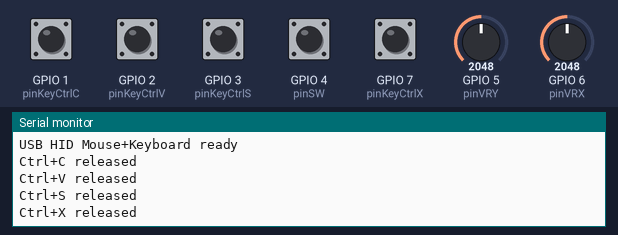
Bench run of a program on a simulated ESP32. Shown: the last lines printed to the serial monitor. The test bench sets the inputs (shaded band); at power-on: GPIO 1 (pinKeyCtrlC), GPIO 2 (pinKeyCtrlV), GPIO 3 (pinKeyCtrlS), GPIO 4 (pinSW), GPIO 7 (pinKeyCtrlX) HIGH, GPIO 5 (pinVRY) = 2048, GPIO 6 (pinVRX) = 2048 (analog values on the 0–4095 scale). USB keyboard and mouse output is not drawn.

Above: at 1.6 s.
1.7 s: GPIO 1 (pinKeyCtrlC) pulled LOW for 0.15 s
At 2.7 s:
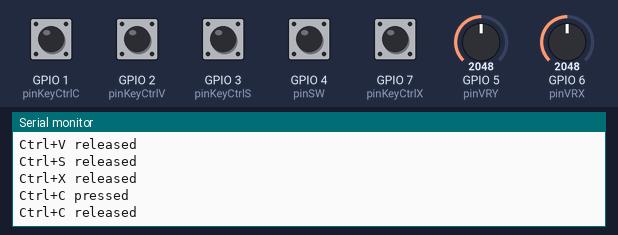
3.3 s: GPIO 2 (pinKeyCtrlV) pulled LOW for 0.15 s
At 4.6 s:
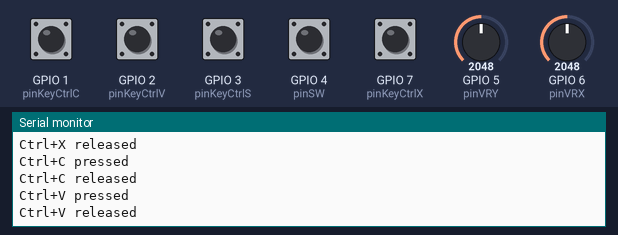
4.9 s: GPIO 3 (pinKeyCtrlS) pulled LOW for 0.15 s
At 6.2 s:
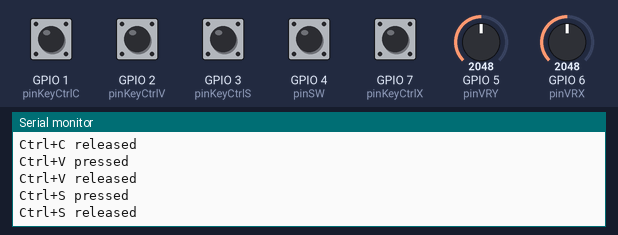
6.5 s: GPIO 4 (pinSW) pulled LOW for 0.15 s
At 7.8 s:
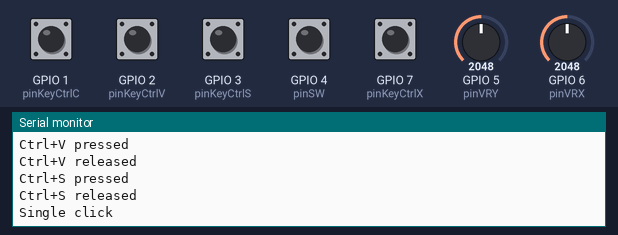
8.1 s: GPIO 7 (pinKeyCtrlX) pulled LOW for 0.15 s
At 8.27 s:
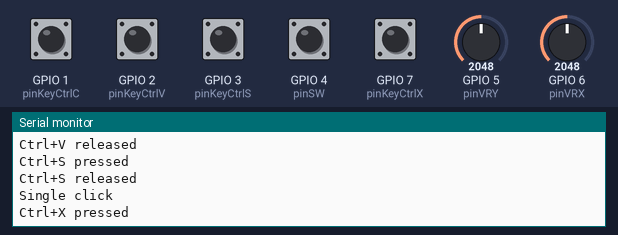
9.7 s: GPIO 1 (pinKeyCtrlC) driven LOW and GPIO 4 (pinSW) driven LOW
At 11.6 s:
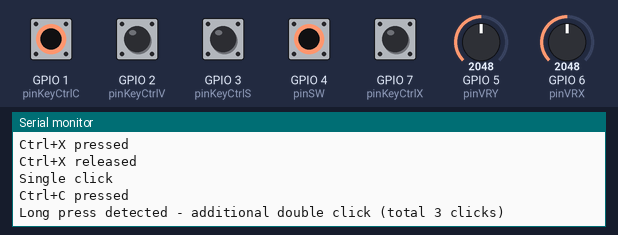

Measured:
- after the input at 1.7 s, the serial monitor: prints a new line at once (image 1)
- after the input at 3.3 s, the serial monitor: prints a new line after 0.05 s (image 2)
- after the input at 4.9 s, the serial monitor: prints a new line after 0.05 s (image 3)
- after the input at 6.5 s, the serial monitor: prints a new line at once (image 4)
- after the input at 8.1 s, the serial monitor: prints a new line after 0.05 s (image 5)
- after the input at 9.7 s, the serial monitor: prints a new line after 0.05 s (image 6)

The program:

main.cpp
```cpp
#include <Arduino.h>
#include "USB.h"
#include "USBHIDMouse.h"
#include "USBHIDKeyboard.h"

USBHIDMouse Mouse;
USBHIDKeyboard Keyboard;

const int pinVRX = 6;
const int pinVRY = 5;
const int pinSW  = 4;
const int pinKeyCtrlC = 1;
const int pinKeyCtrlV = 2;
const int pinKeyCtrlS = 3;
const int pinKeyCtrlX = 7;

const int DEADZONE = 50;
const int MAX_SPEED = 10;
const int SAMPLES = 4;
const unsigned long POLL_INTERVAL = 10;
const unsigned long DEBOUNCE_MS = 30;

int joyCenterX = 2048;
int joyCenterY = 2048;

unsigned long lastPoll = 0;
unsigned long lastBtnChange = 0;
bool lastBtnRaw = HIGH;
bool btnStable = HIGH;

unsigned long lastKeyChange = 0;
bool lastKeyRaw = HIGH;
bool keyStable = HIGH;

unsigned long lastKeyVChange = 0;
bool lastKeyVRaw = HIGH;
bool keyVStable = HIGH;

unsigned long lastKeySChange = 0;
bool lastKeySRaw = HIGH;
bool keySStable = HIGH;

unsigned long lastKeyXChange = 0;
bool lastKeyXRaw = HIGH;
bool keyXStable = HIGH;

unsigned long doubleClickTimer = 0;
int doubleClickState = 0; // 0=待機, 1=1回目クリック完了, 2=2回目クリック完了

unsigned long btnPressStart = 0;
bool longPressTriggered = false;

int readSmoothed(int pin) {
  long sum = 0;
  for(int i=0;i<SAMPLES;i++) sum += analogRead(pin);
  return sum / SAMPLES;
}

int applyDeadzoneAndScale(int delta) {
  if (abs(delta) <= DEADZONE) return 0;
  int sign = delta > 0 ? 1 : -1;
  int absDelta = abs(delta);
  int scaled = map(absDelta, DEADZONE, 2048, 0, MAX_SPEED);
  return sign * constrain(scaled, 0, MAX_SPEED);
}

void calibrateCenter() {
  long sumX = 0, sumY = 0;
  const int N = 200;
  for(int i=0;i<N;i++){
    sumX += analogRead(pinVRX);
    sumY += analogRead(pinVRY);
    delay(2);
  }
  joyCenterX = sumX / N;
  joyCenterY = sumY / N;
  Serial.printf("Calibrated center X=%d Y=%d\n", joyCenterX, joyCenterY);
}

void setup() {
  Serial.begin(115200);
  pinMode(pinSW, INPUT_PULLUP);
  pinMode(pinKeyCtrlC, INPUT_PULLUP);
  pinMode(pinKeyCtrlV, INPUT_PULLUP);
  pinMode(pinKeyCtrlS, INPUT_PULLUP);
  pinMode(pinKeyCtrlX, INPUT_PULLUP);

  analogReadResolution(12);
  analogSetPinAttenuation(pinVRX, ADC_11db);
  analogSetPinAttenuation(pinVRY, ADC_11db);

  calibrateCenter();

  USB.begin();
  Mouse.begin();
  Keyboard.begin();
  Serial.println("USB HID Mouse+Keyboard ready");
}

void loop() {
  unsigned long now = millis();
  if (now - lastPoll < POLL_INTERVAL) return;
  lastPoll = now;

  int valX = readSmoothed(pinVRX);
  int valY = readSmoothed(pinVRY);

  int deltaX = valX - joyCenterX;
  int deltaY = valY - joyCenterY;

  int moveX = applyDeadzoneAndScale(deltaX);
  int moveY = applyDeadzoneAndScale(deltaY);

  if (moveX != 0 || moveY != 0) {
    Mouse.move(-moveX, -moveY);
  }

  bool btnRaw = digitalRead(pinSW) == LOW;
  if (btnRaw != lastBtnRaw) {
    lastBtnChange = now;
    lastBtnRaw = btnRaw;
  }
  if (now - lastBtnChange > DEBOUNCE_MS) {
    if (btnStable != btnRaw) {
      btnStable = btnRaw;
      if (btnStable) {
        // 押下開始
        btnPressStart = now;
        longPressTriggered = false;
        // シングルクリック
        Serial.println("Single click");
        Mouse.click(MOUSE_LEFT);
      } else {
        btnPressStart = 0;
        longPressTriggered = false;
      }
    }
  }

  // 長押し検出: 1秒以上押し続けている場合
  if (btnStable && btnPressStart > 0 && !longPressTriggered) {
    if (now - btnPressStart >= 1000) {
      longPressTriggered = true;
      // 長押し検出時に追加のダブルクリック（2回）
      Serial.println("Long press detected - additional double click (total 3 clicks)");
      Mouse.click(MOUSE_LEFT);
      Mouse.click(MOUSE_LEFT);
    }
  }

  // Ctrl+C スイッチ処理 (IO1, GND へ)
  bool keyRaw = digitalRead(pinKeyCtrlC) == LOW;
  if (keyRaw != lastKeyRaw) {
    lastKeyChange = now;
    lastKeyRaw = keyRaw;
  }
  if (now - lastKeyChange > DEBOUNCE_MS) {
    if (keyStable != keyRaw) {
      keyStable = keyRaw;
      if (keyStable) {
        Keyboard.press(KEY_LEFT_CTRL);
        Keyboard.press('c');
        Serial.println("Ctrl+C pressed");
      } else {
        Keyboard.releaseAll();
        Serial.println("Ctrl+C released");
      }
    }
  }

  // Ctrl+V スイッチ処理 (IO2, GND へ)
  bool keyVRaw = digitalRead(pinKeyCtrlV) == LOW;
  if (keyVRaw != lastKeyVRaw) {
    lastKeyVChange = now;
    lastKeyVRaw = keyVRaw;
  }
  if (now - lastKeyVChange > DEBOUNCE_MS) {
    if (keyVStable != keyVRaw) {
      keyVStable = keyVRaw;
      if (keyVStable) {
        Keyboard.press(KEY_LEFT_CTRL);
        Keyboard.press('v');
        Serial.println("Ctrl+V pressed");
      } else {
        Keyboard.releaseAll();
        Serial.println("Ctrl+V released");
      }
    }
  }

  // Ctrl+S スイッチ処理 (IO3, GND へ)
  bool keySRaw = digitalRead(pinKeyCtrlS) == LOW;
  if (keySRaw != lastKeySRaw) {
    lastKeySChange = now;
    lastKeySRaw = keySRaw;
  }
  if (now - lastKeySChange > DEBOUNCE_MS) {
    if (keySStable != keySRaw) {
      keySStable = keySRaw;
      if (keySStable) {
        Keyboard.press(KEY_LEFT_CTRL);
        Keyboard.press('s');
        Serial.println("Ctrl+S pressed");
      } else {
        Keyboard.releaseAll();
        Serial.println("Ctrl+S released");
      }
    }
  }

  // Ctrl+X スイッチ処理 (IO7, GND へ)
  bool keyXRaw = digitalRead(pinKeyCtrlX) == LOW;
  if (keyXRaw != lastKeyXRaw) {
    lastKeyXChange = now;
    lastKeyXRaw = keyXRaw;
  }
  if (now - lastKeyXChange > DEBOUNCE_MS) {
    if (keyXStable != keyXRaw) {
      keyXStable = keyXRaw;
      if (keyXStable) {
        Keyboard.press(KEY_LEFT_CTRL);
        Keyboard.press('x');
        Serial.println("Ctrl+X pressed");
      } else {
        Keyboard.releaseAll();
        Serial.println("Ctrl+X released");
      }
    }
  }
}
```
